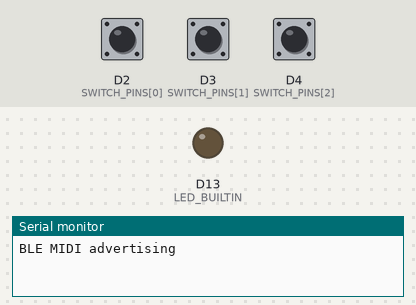
Recording of a sketch running on a simulated Arduino Nano 33 IoT. Parts: output pins drawn as LEDs (lit = HIGH), the last lines printed to the serial monitor. Inputs (shaded band) come from the test bench; at power-on: D2 (SWITCH_PINS[0]) HIGH, D3 (SWITCH_PINS[1]) HIGH, D4 (SWITCH_PINS[2]) HIGH. Nothing arrives over Bluetooth unless stated; a phone connects over Bluetooth LE 3 s after start.

Above: at 1.2 s.
1.3 s: D2 (SWITCH_PINS[0]) pulled LOW for 0.15 s
At 3.6 s:
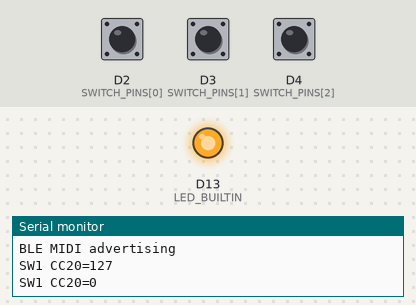
Timing chart, 0 to 5.1 s (numbered marks = the images above; inputs shaded):
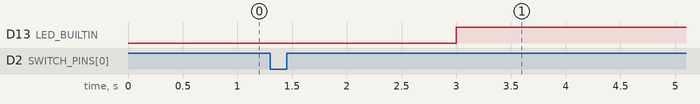

The sketch:

footswitch.ino
```cpp
#include <ArduinoBLE.h>

BLEService midiService("03B80E5A-EDE8-4B33-A751-6CE34EC4C700");
BLECharacteristic midiChar("7772E5DB-3868-4112-A1A9-F2669D106BF3",
                            BLERead | BLEWrite | BLEWriteWithoutResponse | BLENotify,
                            20);

const uint8_t NUM_SWITCHES = 3;
const uint8_t SWITCH_PINS[NUM_SWITCHES] = {2, 3, 4};
const uint8_t CC_NUMBERS[NUM_SWITCHES]  = {20, 21, 22}; // unique CC per switch

const unsigned long DEBOUNCE_MS  = 20;
const unsigned long KEEPALIVE_MS = 1000; // macOS BLE MIDI drops idle links; send Active Sense as a heartbeat

uint8_t lastStable[NUM_SWITCHES]         = {HIGH, HIGH, HIGH};
uint8_t lastReading[NUM_SWITCHES]        = {HIGH, HIGH, HIGH};
unsigned long lastChangeMs[NUM_SWITCHES] = {0, 0, 0};
unsigned long lastTxMs                   = 0;

void setup() {
  Serial.begin(115200);
  pinMode(LED_BUILTIN, OUTPUT);

  for (uint8_t i = 0; i < NUM_SWITCHES; i++) {
    pinMode(SWITCH_PINS[i], INPUT_PULLUP);
  }

  if (!BLE.begin()) {
    Serial.println("BLE init failed");
    digitalWrite(LED_BUILTIN, HIGH);
    while (1);
  }

  BLE.setLocalName("Footswitch");
  BLE.setDeviceName("Footswitch");
  BLE.setAdvertisedService(midiService);
  midiService.addCharacteristic(midiChar);
  BLE.addService(midiService);
  BLE.advertise();

  Serial.println("BLE MIDI advertising");
}

void writeMidi(const uint8_t* payload, uint8_t plen) {
  uint16_t ts = millis() & 0x1FFF;
  uint8_t buf[20];
  buf[0] = 0x80 | ((ts >> 7) & 0x3F);
  buf[1] = 0x80 | (ts & 0x7F);
  for (uint8_t i = 0; i < plen; i++) buf[2 + i] = payload[i];
  midiChar.writeValue(buf, 2 + plen);
  lastTxMs = millis();
}

void sendCC(uint8_t cc, uint8_t value) {
  uint8_t p[3] = { 0xB0, cc, value }; // Control Change, channel 1
  writeMidi(p, 3);
}

void sendActiveSense() {
  uint8_t p[1] = { 0xFE }; // silent keepalive
  writeMidi(p, 1);
}

void loop() {
  BLE.poll();

  BLEDevice central = BLE.central();
  digitalWrite(LED_BUILTIN, central ? HIGH : LOW);

  unsigned long now = millis();

  for (uint8_t i = 0; i < NUM_SWITCHES; i++) {
    uint8_t reading = digitalRead(SWITCH_PINS[i]);

    if (reading != lastReading[i]) {
      lastChangeMs[i] = now;
      lastReading[i] = reading;
    }

    if ((now - lastChangeMs[i]) >= DEBOUNCE_MS && reading != lastStable[i]) {
      lastStable[i] = reading;
      uint8_t value = (reading == LOW) ? 127 : 0;
      Serial.print("SW");
      Serial.print(i + 1);
      Serial.print(" CC");
      Serial.print(CC_NUMBERS[i]);
      Serial.print("=");
      Serial.println(value);
      if (central) sendCC(CC_NUMBERS[i], value);
    }
  }

  if (central && (now - lastTxMs >= KEEPALIVE_MS)) {
    sendActiveSense();
  }
}
```
